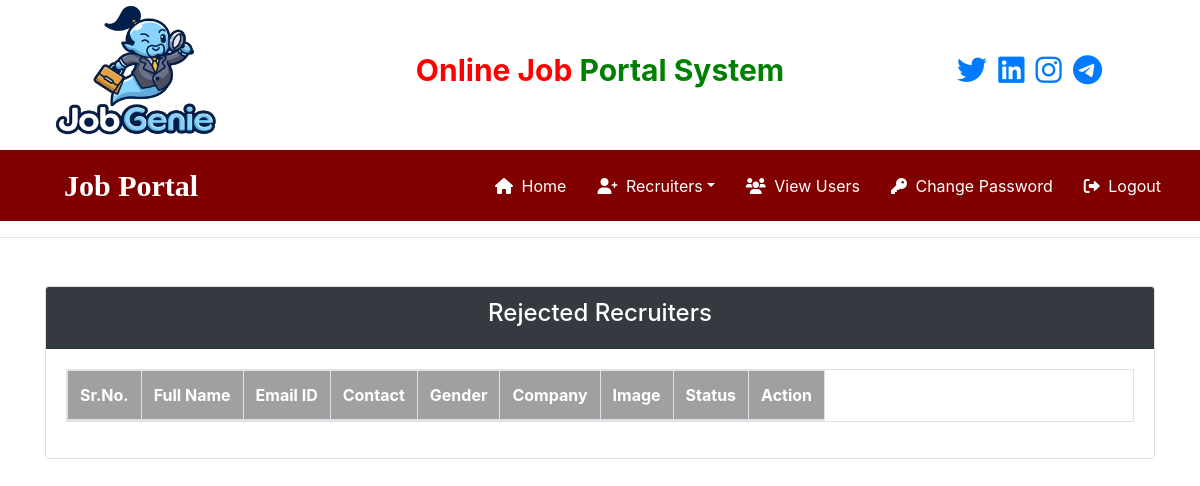
Page /recruiter_rejected/ (signed in) on the earlier database version.
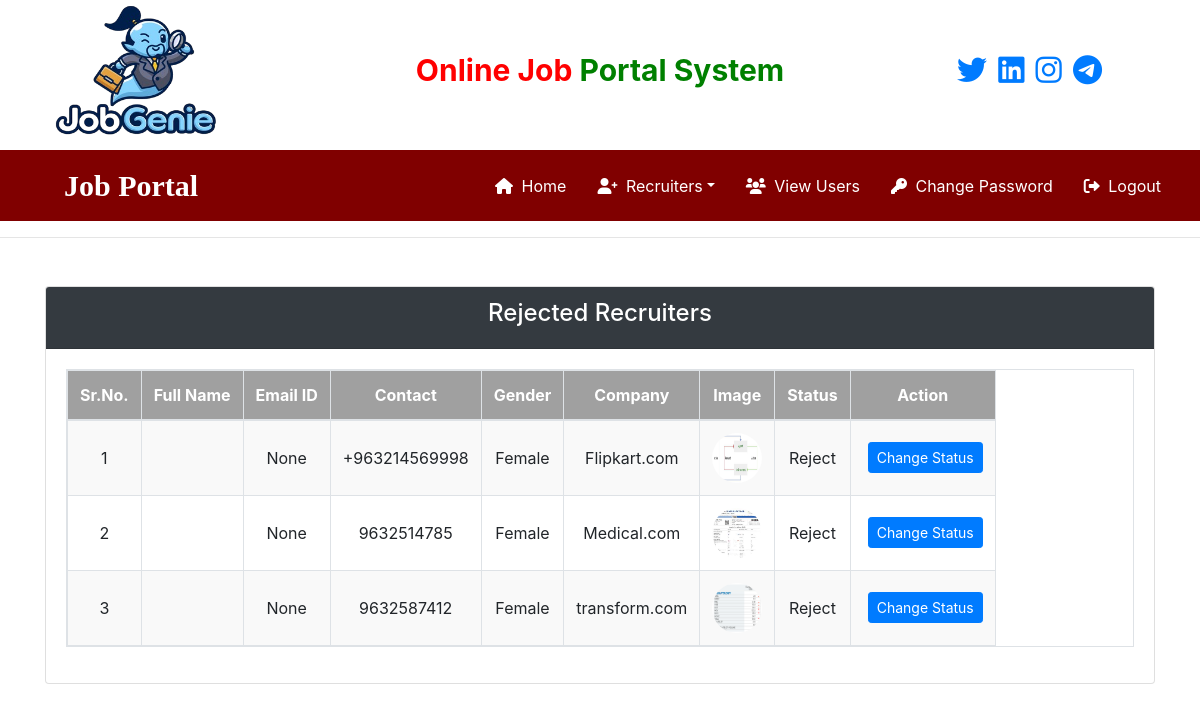
Same page on the later database version.
### job/models.py (models this page shows)
class Recruiter(models.Model):
    user = models.ForeignKey(User, on_delete=models.CASCADE)
    first_name = models.CharField(max_length=100, null=True, blank=True)
    last_name = models.CharField(max_length=100, null=True, blank=True)
    company = models.CharField(max_length=100,null = True, blank=True)
    mobile = models.CharField(max_length=15, null=True, blank=True)
    image = models.FileField(null=True, blank=True)
    gender = models.CharField(max_length=10, null=True, blank=True)
    Type = models.CharField(max_length=15,default="Recruiter")
    status = models.CharField(max_length=15,null=True)
    email = models.CharField(max_length=30 , null=True, blank=True)
    def __str__(self):
        return self.user.username

### job/views.py (the view)
# urls.py: path('recruiter_rejected/', recruiter_rejected, name="recruiter_rejected"),
def recruiter_rejected(request):
    if not request.user.is_authenticated:
        return redirect('recruiter_login')
    data = Recruiter.objects.filter(status = "Reject")
    d = {'data': data}
    print(d)
    return render(request, 'recruiter_rejected.html',d)

### job/templates/recruiter_rejected.html (shortened to what this page needs)
{% load static %}
{% include 'admin_navigation.html' %}
<hr>
<div class="container mt-5">
    <div class="card">
        <div class="card-header text-center bg-dark text-white">
            <h4>Rejected Recruiters</h4>
        </div>
        <div class="card-body">
            <table class="table table-striped table-hover table-bordered table-responsive" id="example">
                <thead>
                    <tr>
                        <th>Sr.No.</th>
                        <th>Full Name</th>
                        <th>Email ID</th>
                        <th>Contact</th>
                        <th>Gender</th>
                        <th>Company</th>
                        <th>Image</th>
                        <th>Status</th>
                        <th>Action</th>
                    </tr>
                </thead>
                <tbody>
                    {% for i in data %}
                    <tr>
                        <td>{{ forloop.counter }}</td>
                        <td>{{ i.name }}</td>
                        <td>{{ i.email }}</td>
                        <td>{{ i.mobile }}</td>
                        <td>{{ i.gender }}</td>
                        <td>{{ i.company }}</td>
                        <td><img src="{{ i.image.url }}" class="img-fluid rounded-circle" alt="User Image"></td>
                        <td>{{ i.status }}</td>
                        <td>
                            <a href="{% url 'change_status' i.id %}?name={{ i.name }}" class="btn btn-primary btn-sm">
                                Change Status
                            </a>
                        </td>
                    </tr>
                    {% endfor %}
                </tbody>
            </table>
        </div>
    </div>
</div>

Differences in the rows shown:
now on this page (row edited): Recruiter: email "None", mobile "+963214569998", gender "Female", company "Flipkart.com", image (picture), status "Reject"
now on this page (row edited): Recruiter: email "None", mobile "9632514785", gender "Female", company "Medical.com", image (picture), status "Reject"
now on this page (row edited): Recruiter: email "None", mobile "9632587412", gender "Female", company "transform.com", image (picture), status "Reject"
